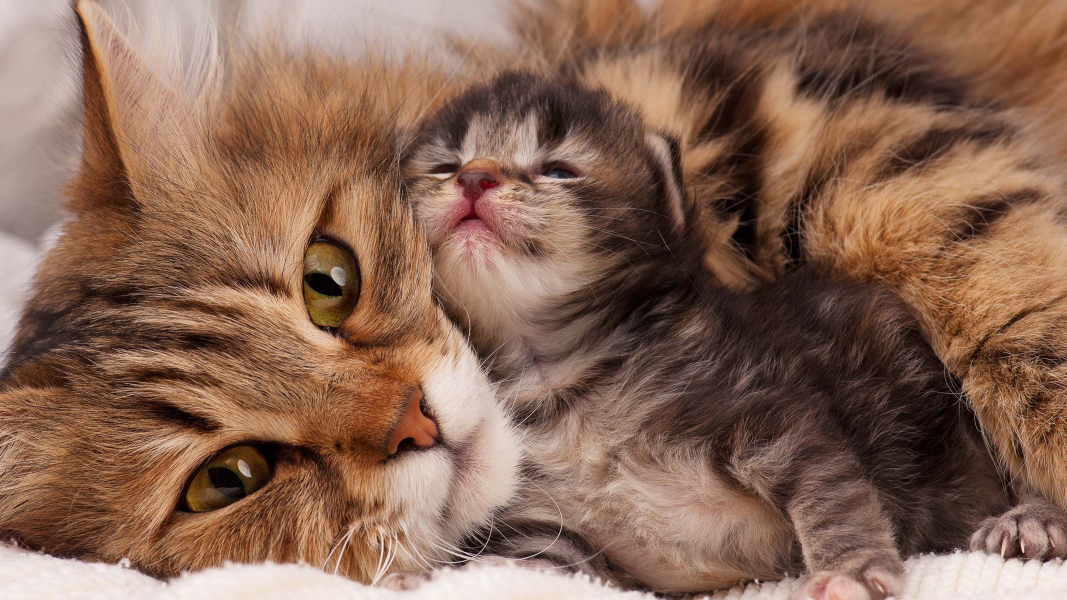
#> input picture cat.jpg, 3200 x 1800 px (shown at 1/3 size)
$ python '07_Şablon_eşleme.py'
#> lines starting #> are read from the running program, lines starting #| are printed output that depends on the picture; after the words box and inside, x2 and y2 are one past the last pixel; in counts of white or black regions, pixels touching at a corner belong together
import cv2
import matplotlib.pyplot as plt

# template matching : şablon eşleme

img = cv2.imread("cat.jpg",0)
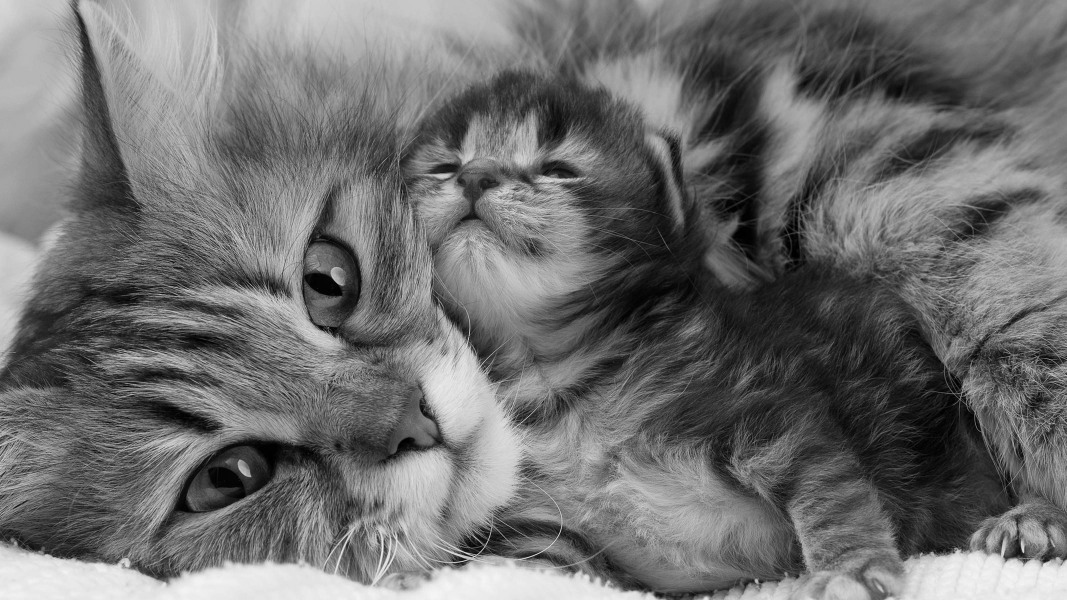
#> img: shape (1800, 3200) (shown at 1/3 size); min 0, max 255, mean 110.7
img = cv2.resize(img,(640,360))
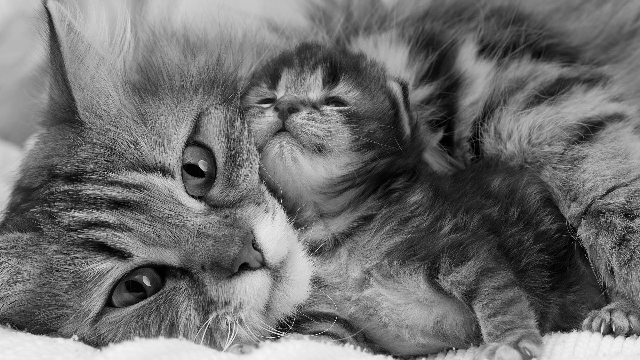
#> img: shape (360, 640); min 0, max 254, mean 110.7
cv2.imshow("resim",img)

template = cv2.imread("cat_template.jpg",0)
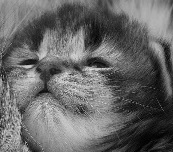
#> input picture cat_template.jpg, 173 x 152 px
#> template is the input picture: shape (152, 173); min 0, max 235, mean 103.4
cv2.imshow("resim2",template)

h , w = template.shape
#> h = 152; w = 173

res = cv2.matchTemplate(img,template,cv2.TM_CCOEFF)
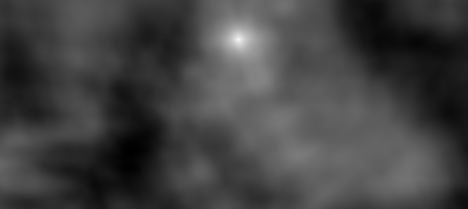
#> res: shape (209, 468) float32; min -22239062, max 66273104, mean 740495.9; drawn with min black and max white

min_val,max_val,min_loc,max_loc = cv2.minMaxLoc(res)
#> min_val = -22239062; max_val = 66273104; min_loc = (133, 150); max_loc = (238, 39)

bottom_right = (max_loc[0]+w, max_loc[1]+h)
#> bottom_right = (411, 191)

cv2.rectangle(img,max_loc , bottom_right,255,2)
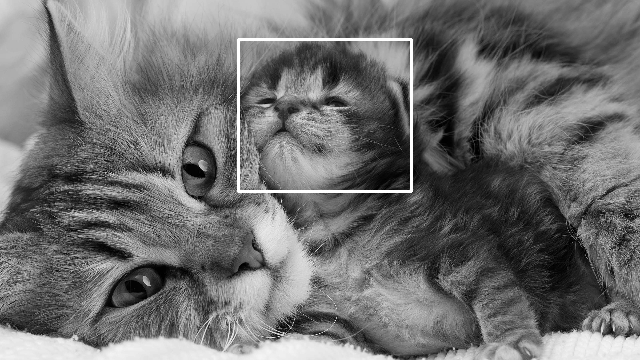
#> img: shape (360, 640); 0.84% of pixels changed, all inside (x1, y1, x2, y2) = (237, 38, 413, 193)


plt.figure()
plt.subplot(121),plt.imshow(res,cmap="gray")
plt.title("eşleşen sonuc"),plt.axis("off")
plt.subplot(122),plt.imshow(img,cmap="gray")
plt.title("tespit edilen sonuc"),plt.axis("off")
plt.suptitle("meth")
plt.show()
